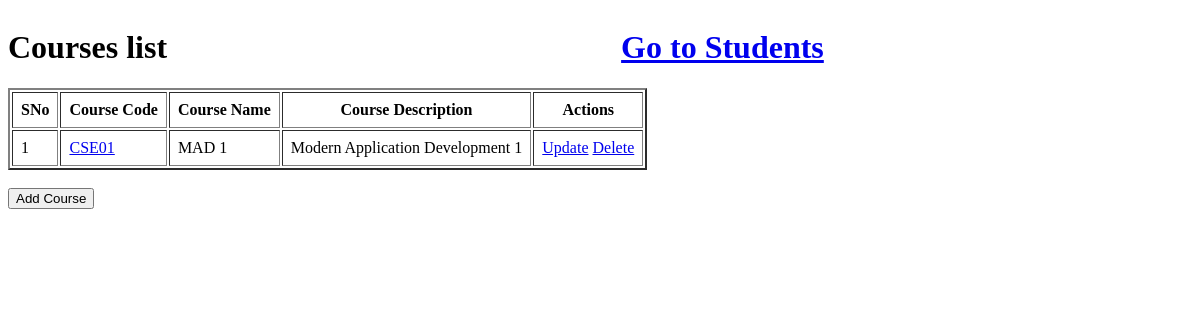
The app's page /courses, older data.
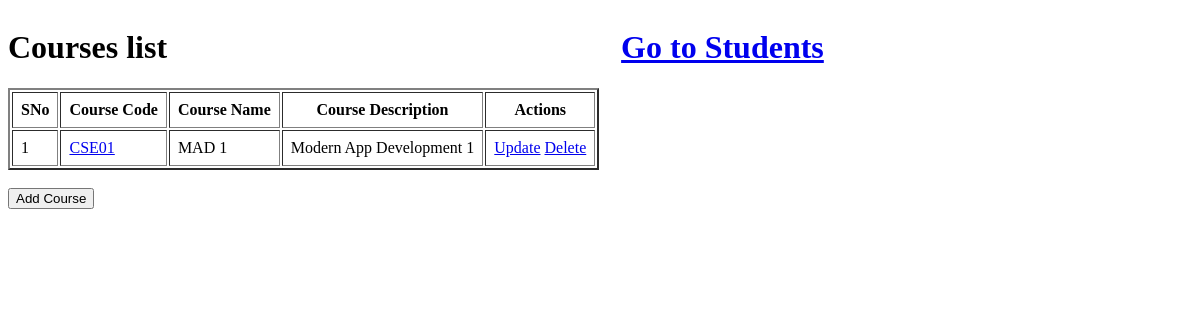
The same page, newer data.
### app.py (models this page shows)
class Course(db.Model):
    course_id = db.Column(db.Integer, primary_key = True, autoincrement = True)
    course_code = db.Column(db.String, unique = True, nullable = False)
    course_name = db.Column(db.String, nullable = False)
    course_description = db.Column(db.String)
    students = db.relationship("Student", backref = "courses", secondary = "enrollments")

### app.py (the view)
@app.route('/courses')
def courses():
    courses = Course.query.all()
    return render_template("courses.html", courses = courses)

### templates/courses.html (shortened to what this page needs)
<!DOCTYPE html>
<html lang="en">
<head>
</head>
<body>
    <div class="header" >
        <h1 style="display: inline-block;">Courses list</h1>
        <h1 style="display: inline-block;margin-left: 450px;"><a href="/">Go to Students</a></h1>
    </div>
    {% if courses %}
    <table id = "all-courses" border="2" cellpadding="8px">
        <tr>
            <th>SNo</th>
            <th>Course Code</th>
            <th>Course Name</th>
            <th>Course Description</th>
            <th>Actions</th>
        </tr>
        {% for course in courses %}
        <tr>
            <td>{{ loop.index }}</td>
            <td><a href="/course/{{ course.course_id }}">{{ course.course_code }}</a></td>
            <td>{{ course.course_name }}</td>
            <td>{{ course.course_description }}</td>
            <td>
                <a href="/course/{{ course.course_id }}/update">Update</a>
                <a href="/course/{{ course.course_id }}/delete">Delete</a>
            </td>
        </tr>
        {% endfor %}
    </table><br>
    {% else %}
    <p>No courses found. Add the courses now!</p>
    {% endif %}
    <a href="/course/create"><button>Add Course</button></a>
</html>

Row changes from the older to the newer data that the page shows:
changed Course "CSE01": course_description "Modern Application Development 1" → "Modern App Development 1"
